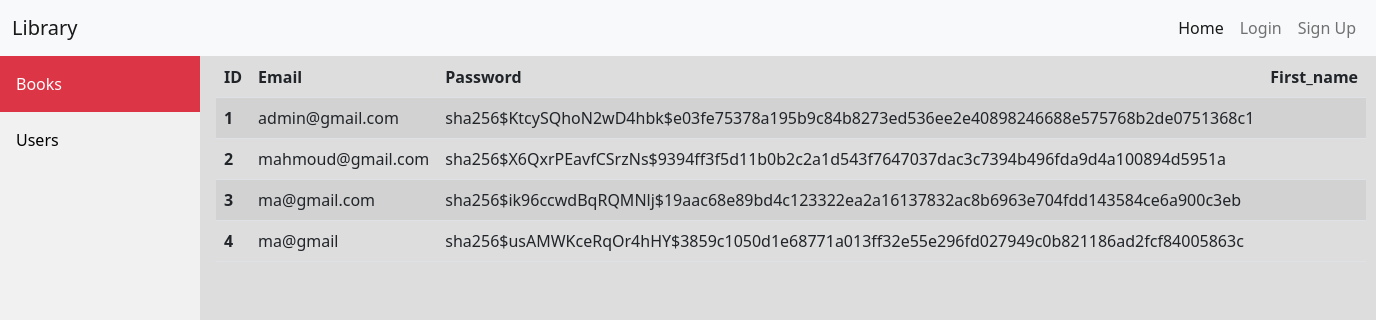
Screenshot of /admin/users with the database file from the repository.
### website/models.py (models this page shows)
class User(db.Model, UserMixin):
    id = db.Column(db.Integer, primary_key=True)
    email = db.Column(db.String(150), unique=True)
    password = db.Column(db.String(150))
    first_name = db.Column(db.String(150))

### website/views.py (the view)
@views.route("/admin/users")
def display():
    user = User.query.order_by(User.id).all()
    return render_template("Admin/users.html", users_data=user, user=current_user, custom_css="admin")

### website/templates/Admin/users.html
{% extends 'Admin/admin_base.html' %}
{% block admin %}
<div class="content">
    <table class="table table-striped">
        <thead>
            <tr>
                <th scope="col">ID</th>
                <th scope="col">Email</th>
                <th scope="col">Password</th>
                <th scope="col">First_name</th>
            </tr>
        </thead>
        <tbody>
            {% for User in users_data %}
            <tr>
                <th scope="row">{{ User.id }}</th>
                <td>{{ User.email }} </td>
                <td>{{ User.password }}</td>
                <td>{{ user.first_name }}</td>
            </tr>
            {% endfor %}
        </tbody>
    </table>
</div>
{% endblock %}

### website/templates/Admin/admin_base.html
{% extends 'base.html' %}
{% block content %}
<div class="sidebar">
  <a class="active" href="{{url_for('view.books')}}">Books</a>
  <a href="{{url_for('view.display')}}">Users</a>
</div>
    {% block admin %}
    {% endblock %}
{% endblock %}

### website/templates/base.html (shortened to what this page needs)
<!DOCTYPE html>
<html lang="en">
<head>
    <link href="https://cdn.jsdelivr.net/npm/bootstrap@5.2.0/dist/css/bootstrap.min.css" rel="stylesheet">
    <link rel="stylesheet" href="{{ url_for('static', filename='css/main.css') }}">
    {% if custom_css %}
    <link rel="stylesheet" href="{{ url_for('static', filename='css/' + custom_css + '.css') }}">
    {% endif %}
</head>
<body>
    <nav class="navbar navbar-expand-lg bg-light sticky-top">
        <div class="container-fluid">
          <a class="navbar-brand" href="#">Library</a>
          <div class="collapse navbar-collapse" id="navbarSupportedContent">
            <ul class="navbar-nav ms-auto mb-2 mb-lg-0">
              <li class="nav-item">
                <a class="nav-link active" aria-current="page" id='home' href="{{url_for('view.homePage')}}">Home</a>
              </li>
              {% if user.is_authenticated %}
              {% if user.email == "admin@gmail.com"%}
              <li class="nav-item">
                <a class="nav-link" id="admin" href="{{url_for('view.books')}}">Admin</a>
              </li>
              {% endif %}
              <li class="nav-item">
                <a class="nav-link" id="register" href="{{url_for('auth.logout')}}">Log Out</a>
              </li>
              {% block nav %}
              {% endblock%}
              {% else %}
              <li class="nav-item">
                <a class="nav-link" id="login" href="{{url_for('auth.login')}}">Login</a>
              </li>
              <li class="nav-item">
                <a class="nav-link" id="register" href="{{url_for('auth.register')}}">Sign Up</a>
              </li>
              {% endif %}
            </ul>
          </div>
        </div>
    </nav>
    {% block content %}
    {% endblock %}
</body>
</html>

### website/static/css/main.css (style rules this page uses)
* { box-sizing: border-box; }
body { background-color: #DDD; }

### website/static/css/admin.css (style rules this page uses)
.sidebar { margin: 0; padding: 0; width: 200px; background-color: #f1f1f1; position: fixed; height: 100%; overflow: auto; }
.sidebar a { display: block; color: black; padding: 16px; text-decoration: none; }
.sidebar a.active { background-color: #dc3545; color: white; }
div.content { margin-left: 200px; padding: 1px 16px; height: 1000px; }

### rows the page displays
User: id "1", email "admin@gmail.com", password "sha256$KtcySQhoN2wD4hbk$e03fe75378a195b9c84b8273ed536ee2e40898246688e575768b2de0751368c1"
User: id "2", email "mahmoud@gmail.com", password "sha256$X6QxrPEavfCSrzNs$9394ff3f5d11b0b2c2a1d543f7647037dac3c7394b496fda9d4a100894d5951a"
User: id "3", email "ma@gmail.com", password "sha256$ik96ccwdBqRQMNlj$19aac68e89bd4c123322ea2a16137832ac8b6963e704fdd143584ce6a900c3eb"
User: id "4", email "ma@gmail", password "sha256$usAMWKceRqOr4hHY$3859c1050d1e68771a013ff32e55e296fd027949c0b821186ad2fcf84005863c"
